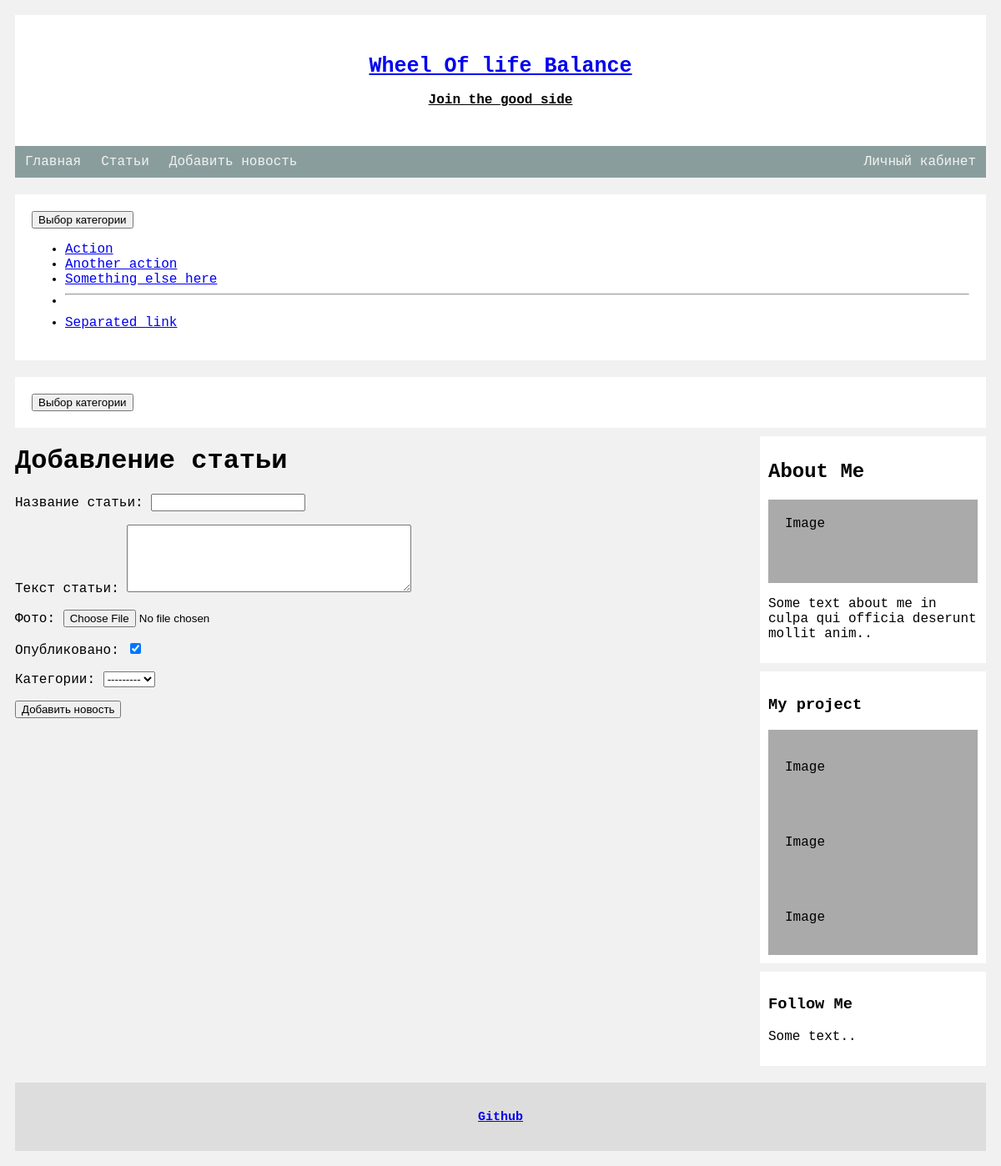
The app's page /article/add/, older data.
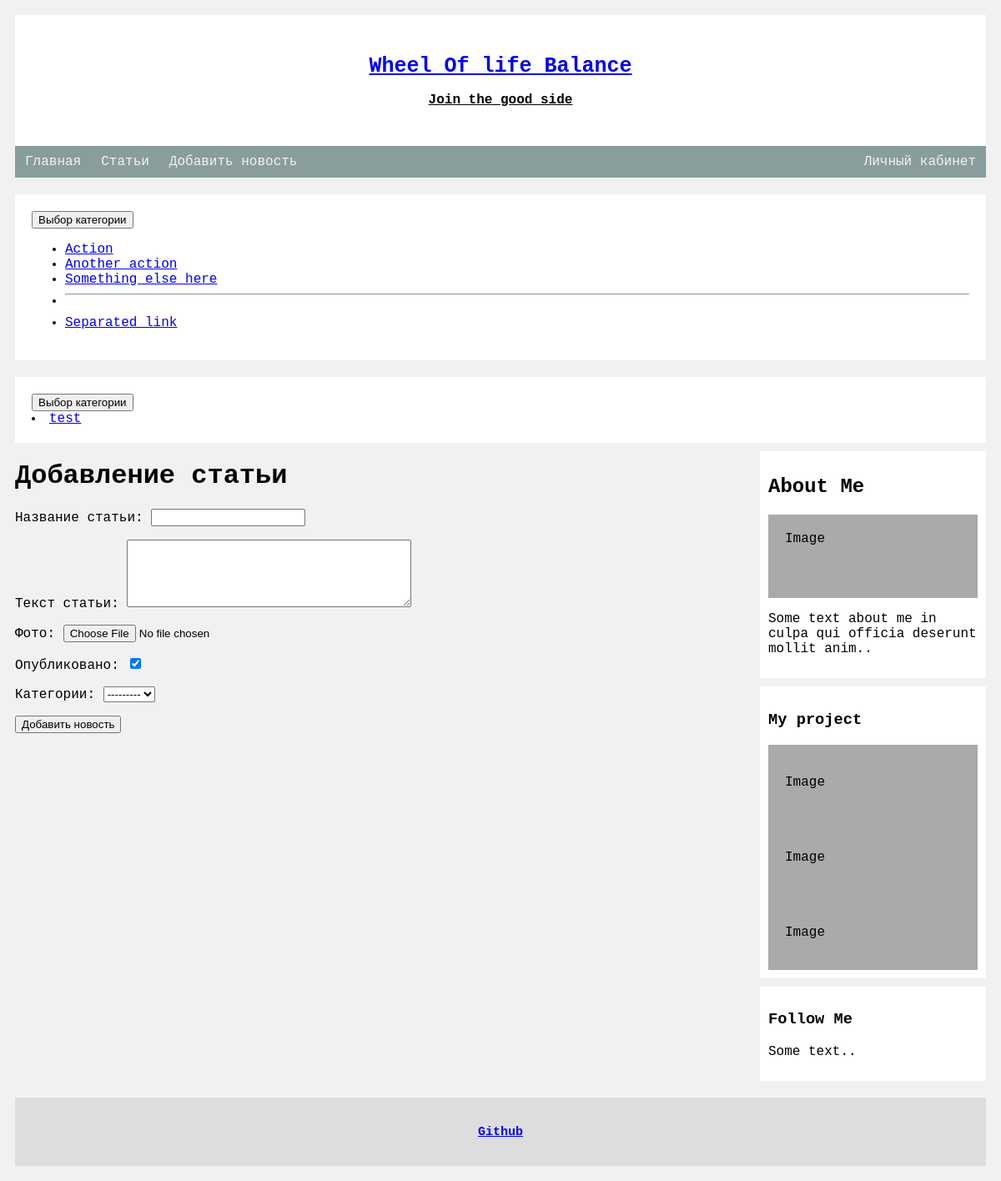
The same page, newer data.
### articles/models.py (models this page shows, shortened)
class Category(models.Model):
    title = models.CharField(max_length=70, db_index=True, verbose_name='Наименование категории')
    def __str__(self):
        return self.title
    class Meta:
        verbose_name = 'Категория'
        verbose_name_plural = 'Категории'
        ordering = ['title']

### articles/views.py (the view)
# urls.py: path('article/add/', CreateArticle.as_view(), name='add_article'),
class CreateArticle(CreateView):
    form_class = ArticleForms
    template_name = 'articles/add_article.html'

### articles/forms.py (shortened to what this page needs)
class ArticleForms(forms.ModelForm):
    class Meta:
        model = Article
        fields = ['article_title', 'article_text', 'photo', 'is_published', 'category']
        widgets = {
            'article_title': forms.TextInput(attrs={'class': 'form-control'}),
            'article_text': forms.Textarea(attrs={'class': 'form-control', 'rows': 5}),
            'category': forms.Select(attrs={'class': 'form-control', 'labels': 'Категории'}),
        }

### articles/templatetags/article_tags.py (called while the page is built)
@register.simple_tag(name='get_list_categories')
def get_list_categories():
    return Category.objects.all()

### articles/templates/articles/add_article.html (shortened to what this page needs)
{% extends 'base.html' %}
{% block content %}
<div class="card">
    <h1>Добавление статьи </h1>
    <form action="{% url 'add_article' %}" method="post">
        {{ form.as_p }}
        <button type="submit" class="btn btn-primary btn-block">Добавить новость</button>
    </form>
</div>
{% endblock %}

### templates/include/_sidebar.html (shortened to what this page needs)
<div class="col-md-4">
    {% load article_tags %}
    {% get_list_categories as categories %}
<div class="dropdown">
  <button class="btn btn-secondary dropdown-toggle" type="button" data-bs-toggle="dropdown" aria-expanded="false">
    Выбор категории
  </button>
  <ul class="dropdown-menu dropdown-menu-dark">
    <li><a class="dropdown-item active" href="#">Action</a></li>
    <li><a class="dropdown-item" href="#">Another action</a></li>
    <li><a class="dropdown-item" href="#">Something else here</a></li>
    <li><hr class="dropdown-divider"></li>
    <li><a class="dropdown-item" href="#">Separated link</a></li>
  </ul>
</div>
    <div class="dropdown">
        <button class="btn btn-secondary dropdown-toggle" type="button" data-bs-toggle="dropdown" aria-expanded="false">
            Выбор категории
        </button>
        {% for category in categories %}
            <li><a class="dropdown-item" href="{% url 'categories' category.id %}">{{ category.title }}</a></li>
        {% endfor %}
    </div>
</div>

Row changes from the older to the newer data that the page shows:
added Category: title "test"
